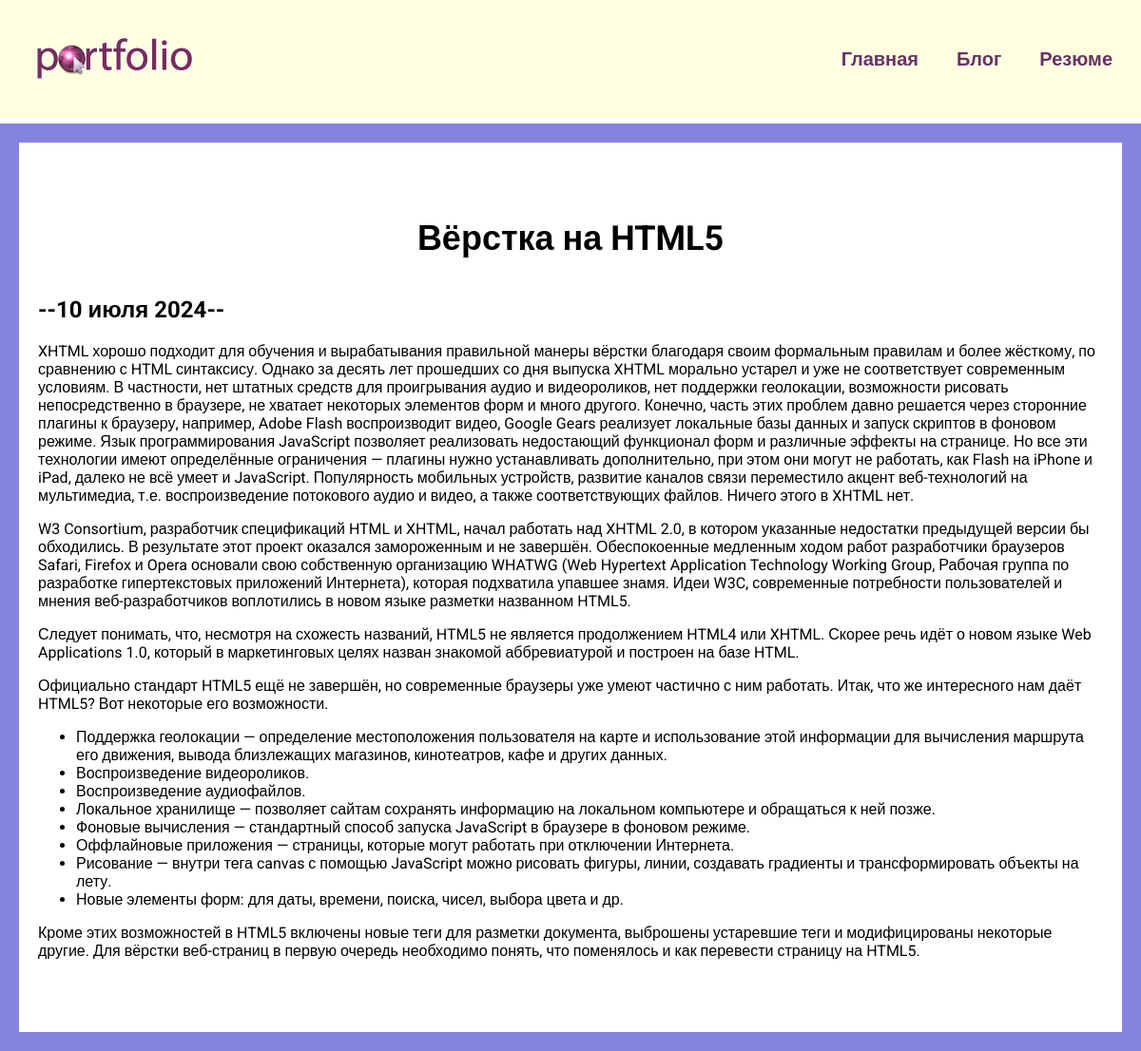
Page /blog/1/ on the committed database.
### blog/models.py (models this page shows, shortened)
class Blog(models.Model):
    title = models.CharField(max_length=200)
    description = models.TextField()
    date = models.DateField()

### blog/views.py (the view)
# urls.py: path('<int:blog_id>/', views.detail, name='detail'),
def detail(request, blog_id):
    blog = get_object_or_404(Blog, pk=blog_id)
    return render(request, 'blog/details.html', {'blog': blog})

### blog/templates/blog/details.html
{% extends 'skills/base.html' %}
{% block content %}
<div class="detail">
    <h1>{{ blog.title}}</h1>
    <h2>--{{ blog.date|date:'j E Y' }}--</h2>
    {{ blog.description|safe }}
</div>
{% endblock %}

### skills/static/css/style.css (style rules this page uses)
body { font-family: "Roboto", sans-serif; background: #8484df; margin: 0; padding: 0; }
.content h1 { text-align: center; margin: 60px 0 40px; font-size: 36px; }
.detail { background: #FFF; padding: 20px 20px 60px; }

### rows in the picture
Blog: title "Вёрстка на HTML5", date "10 июля 2024", description "XHTML хорошо подходит для обучения и вырабатывания правильной манеры вёрстки благодаря своим формальным правилам и более жёсткому, по сравнению с HTML синтаксису. Однако за десять лет прошедших со дня выпуска XHTML морально устарел и уже не соответствует современным условиям. В частности, нет штатных средств для проигрывания аудио и видеороликов, нет поддержки геолокации, возможности рисовать непосредственно в браузере, не хватает некоторых элементов форм и много другого. Конечно, часть этих проблем давно решается через сторонние плагины к браузеру, например, Adobe Flash воспроизводит видео, Google Gears реализует локальные базы данных и запуск скриптов в фоновом режиме. Язык…"
